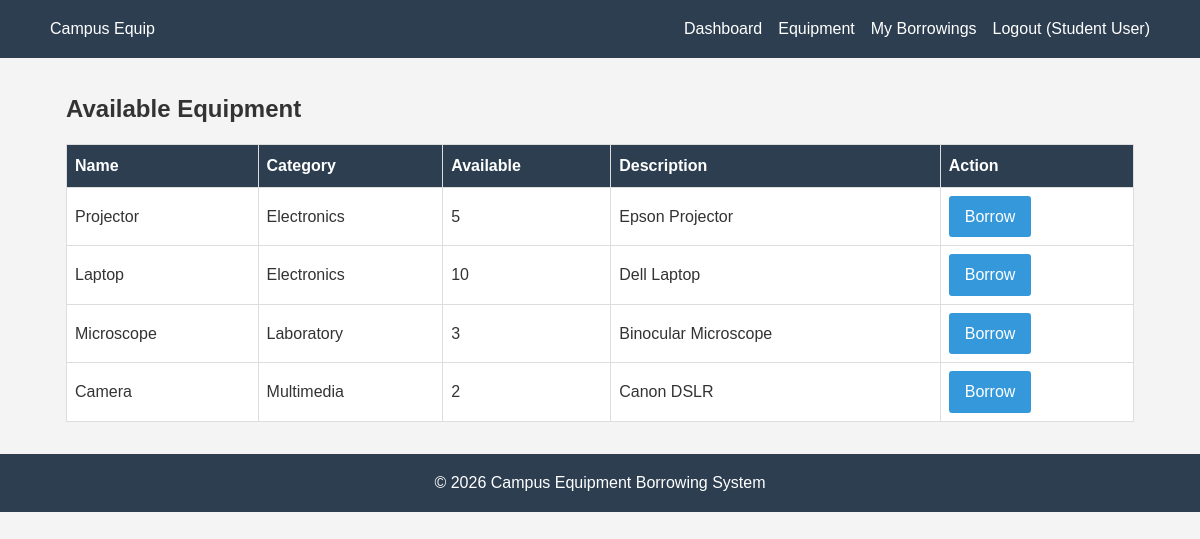
The page /student/equipment.php (signed in) on the database its author committed.
### tables this page shows
CREATE TABLE equipment (
  id INT AUTO_INCREMENT PRIMARY KEY,
  name VARCHAR(100) NOT NULL,
  category VARCHAR(50),
  quantity INT NOT NULL DEFAULT 1,
  available INT NOT NULL DEFAULT 1,
  description TEXT
);

### student/equipment.php (the view, shortened to what this page needs)
<?php
require_once '../config/db.php';
include '../includes/header.php';
$stmt = $pdo->query("SELECT * FROM equipment WHERE available > 0");
$equipment = $stmt->fetchAll();
?>
<h2>Available Equipment</h2>
<table>
    <tr>
        <th>Name</th><th>Category</th><th>Available</th><th>Description</th><th>Action</th>
    </tr>
    <?php foreach ($equipment as $item): ?>
    <tr>
        <td><?php echo htmlspecialchars($item['name']); ?></td>
        <td><?php echo htmlspecialchars($item['category']); ?></td>
        <td><?php echo $item['available']; ?></td>
        <td><?php echo htmlspecialchars($item['description']); ?></td>
        <td><a href="request.php?id=<?php echo $item['id']; ?>" class="btn">Borrow</a></td>
    </tr>
    <?php endforeach; ?>
</table>
<?php include '../includes/footer.php'; ?>

### assets/css/style.css (style rules this page uses)
* { box-sizing: border-box; margin: 0; padding: 0; }
body { font-family: Arial, sans-serif; line-height: 1.6; background: #f4f4f4; color: #333; }
h2 { margin-bottom: 1rem; }
table { width: 100%; border-collapse: collapse; margin: 1rem 0; background: white; }
th, td { padding: 0.5rem; border: 1px solid #ddd; text-align: left; }
th { background: #2c3e50; color: white; }
button, .btn { display: inline-block; background: #3498db; color: white; padding: 0.5rem 1rem; border: none; border-radius: 3px; cursor: pointer; text-decoration: none; }

### rows shown on the page
equipment: name "Projector", category "Electronics", available "5", description "Epson Projector"
equipment: name "Laptop", category "Electronics", available "10", description "Dell Laptop"
equipment: name "Microscope", category "Laboratory", available "3", description "Binocular Microscope"
equipment: name "Camera", category "Multimedia", available "2", description "Canon DSLR"

### other values the page prints
$_SESSION['name'] "Student User"
